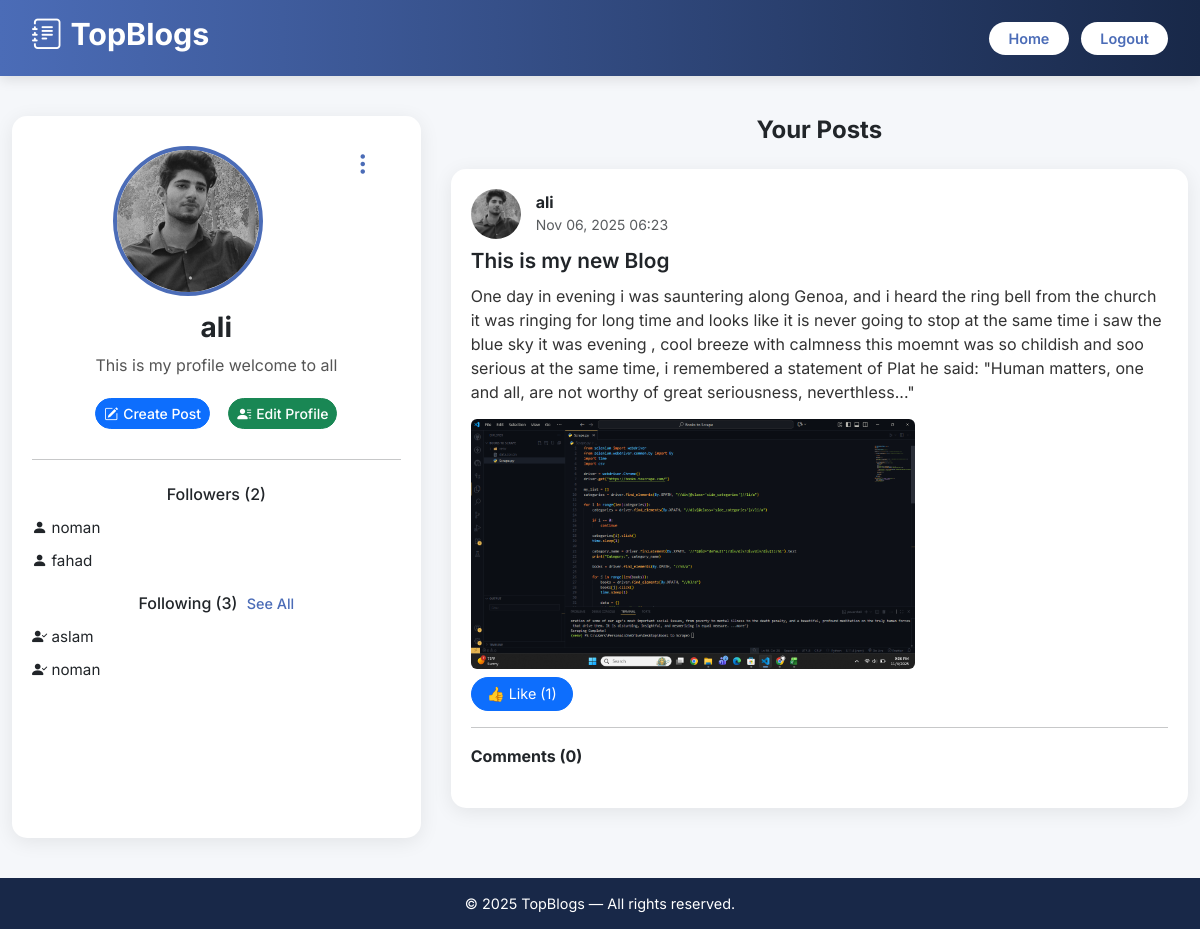
The app's page /profile/ (signed in) with its own data.
### BlogApp/models.py (models this page shows, shortened)
class Profile(models.Model):
    user = models.OneToOneField(User, on_delete=models.CASCADE)
    image = models.ImageField(upload_to="profile_images/", default="default.png", blank=True)
    bio = models.TextField(blank=True, null=True)

class Follow(models.Model):
    follower = models.ForeignKey(User, on_delete=models.CASCADE, related_name="following")
    following = models.ForeignKey(User, on_delete=models.CASCADE, related_name="followers")
    created_at = models.DateTimeField(auto_now_add=True)
    class Meta:
        unique_together = ("follower", "following")

class Post(models.Model):
    author = models.ForeignKey(User, on_delete=models.CASCADE, related_name="posts")
    image = models.ImageField(upload_to="posts/", blank=True, null=True)
    text = models.TextField(blank=True)
    title=models.TextField(null=False, blank=False)
    created_at = models.DateTimeField(auto_now_add=True)

### BlogApp/views.py (the view)
# urls.py: path('profile/',ProfileView.as_view(), name='profile'),
class ProfileView(LoginRequiredMixin, View):
    def get(self, request):
        profile, created = Profile.objects.get_or_create(user=request.user)
        posts = Post.objects.filter(author=request.user).order_by("-created_at").prefetch_related('likes', 'comments')
        liked_post_ids = Like.objects.filter(user=request.user).values_list('post_id', flat=True)
        followers = Follow.objects.filter(following=request.user).select_related('follower')
        following = Follow.objects.filter(follower=request.user).select_related('following')
        context = {
            "profile": profile,
            "posts": posts,
            "liked_post_ids": liked_post_ids,
            "followers": followers,
            "following": following,
        }
        return render(request, "profile.html", context)

### BlogApp/templates/profile.html (shortened to what this page needs)
{% load static %}
<!DOCTYPE html>
<html lang="en">
<head>
  <link href="https://cdn.jsdelivr.net/npm/bootstrap@5.3.3/dist/css/bootstrap.min.css" rel="stylesheet">
  <link href="https://cdn.jsdelivr.net/npm/bootstrap-icons@1.11.1/font/bootstrap-icons.css" rel="stylesheet">
</head>
<body>
<header>
  <h1><i class="bi bi-journal-text"></i> TopBlogs</h1>
  <div>
    <a href="{% url 'home' %}" class="logout-btn me-2">Home</a>
    {% if user.is_authenticated %}
      <a href="{% url 'logout' %}" class="logout-btn">Logout</a>
    {% else %}
      <a href="{% url 'login' %}" class="logout-btn">Login</a>
    {% endif %}
  </div>
</header>
<div class="content-wrapper container">
  <div class="profile-card">
    <div class="menu-wrapper">
      <button class="menu-btn"><i class="bi bi-three-dots-vertical"></i></button>
    </div>
    {% if profile.image %}
      <img src="{{ profile.image.url }}" alt="Profile Image">
    {% else %}
      <img src="{% static 'default.png' %}" alt="Profile Image">
    {% endif %}
    <h3>{{ request.user.username }}</h3>
    <p>{% if profile.bio %}{{ profile.bio }}{% else %}This user has not added a bio yet.{% endif %}</p>
    <div class="d-flex justify-content-center flex-wrap gap-2 mb-3">
      <a href="{% url 'create_post' %}" class="btn btn-primary btn-sm"><i class="bi bi-pencil-square"></i> Create Post</a>
      <a href="{% url 'edit_profile' %}" class="btn btn-success btn-sm"><i class="bi bi-person-lines-fill"></i> Edit Profile</a>
    </div>
    <hr>
    <h6>Followers ({{ followers.count }}) {% if followers.count > 2 %}<span class="see-all-link" data-type="followers">See All</span>{% endif %}</h6>
    <ul id="followers-list">
      {% for f in followers|slice:":2" %}<li><i class="bi bi-person-fill"></i> {{ f.follower.username }}</li>{% endfor %}
    </ul>
    <h6>Following ({{ following.count }}) {% if following.count > 2 %}<span class="see-all-link" data-type="following">See All</span>{% endif %}</h6>
    <ul id="following-list">
      {% for f in following|slice:":2" %}<li><i class="bi bi-person-check-fill"></i> {{ f.following.username }}</li>{% endfor %}
    </ul>
  </div>
  <div class="posts-section">
    <h4 class="fw-bold text-center mb-4">Your Posts</h4>
    {% if posts %}
      {% for post in posts %}
        <div class="post-card">
          <div class="post-author">
            {% if profile.image %}<img src="{{ profile.image.url }}" alt="Profile">{% else %}<img src="{% static 'default.png' %}" alt="Profile">{% endif %}
            <div>
              <h6 class="fw-bold mb-0">{{ post.author.username }}</h6>
              <small class="text-muted">{{ post.created_at|date:"M d, Y H:i" }}</small>
            </div>
          </div>
          <h5 class="post-title">{{ post.title }}</h5>
          <p class="post-text">{{ post.text }}</p>
          {% if post.image %}<img src="{{ post.image.url }}" class="img-fluid rounded mb-2" style="max-height:250px; object-fit:cover;">{% endif %}
          <div class="mb-2">
            <button class="btn {% if post.id in liked_post_ids %}btn-primary{% else %}btn-outline-primary{% endif %} btn-sm like-btn" data-post="{{ post.id }}">
              👍 Like (<span class="like-count">{{ post.likes.count }}</span>)
            </button>
          </div>
          <hr>
          <p class="fw-bold mb-2">Comments ({{ post.comments.count }})</p>
        </div>
      {% endfor %}
    {% else %}
      <p class="text-center text-muted">You haven’t posted anything yet.</p>
    {% endif %}
  </div>
</div>
<footer>
  &copy; 2025 TopBlogs — All rights reserved.
</footer>
</body>
</html>

### BlogApp/templates/profile.html (style rules this page uses)
body { background-color: #f5f7fa; font-family: 'Inter', sans-serif; margin: 0; padding: 0; }
header { background: linear-gradient(90deg, #4b6cb7, #182848); color: white; padding: 1rem 2rem; display: flex; justify-content: space-between; align-items: center; box-shadow: 0 4px 12px rgba(0,0,0,0.1); }
header h1 { font-size: 1.9rem; font-weight: 700; display: flex; align-items: center; gap: 0.5rem; }
.logout-btn { background-color: #fff; color: #4b6cb7; padding: 0.5rem 1.2rem; border-radius: 25px; font-weight: 600; text-decoration: none; transition: all 0.3s ease; font-size: 0.9rem; }
.content-wrapper { display: flex; gap: 30px; max-width: 1200px; margin: 40px auto; }
.menu-wrapper { position: relative; display: inline-block; float: right; margin-right: 20px; }
.menu-btn { background: none; border: none; font-size: 1.5rem; cursor: pointer; color: #4b6cb7; }
.profile-card { flex: 1; background-color: #fff; border-radius: 15px; box-shadow: 0 4px 20px rgba(0,0,0,0.08); padding: 30px 20px; text-align: center; position: relative; }
.profile-card img { width: 150px; height: 150px; border-radius: 50%; object-fit: cover; border: 4px solid #4b6cb7; transition: transform 0.3s ease; }
.profile-card h3 { margin-top: 15px; font-weight: 700; }
.profile-card p { color: #555; }
.profile-card .btn { border-radius: 25px; font-weight: 500; margin: 5px; display: flex; align-items: center; gap: 5px; }
.profile-card hr { margin: 25px 0; }
.profile-card ul { list-style: none; padding-left: 0; text-align: left; }
.profile-card ul li { padding: 5px 0; font-size: 0.95rem; }
.see-all-link { cursor: pointer; color: #4b6cb7; font-size: 0.9rem; margin-left: 5px; }
.posts-section { flex: 2; }
.post-card { background-color: #fff; border-radius: 15px; box-shadow: 0 4px 20px rgba(0,0,0,0.08); margin-bottom: 30px; overflow: hidden; padding: 20px; }
.post-author { display: flex; align-items: center; gap: 15px; margin-bottom: 10px; }
.post-author img { width: 50px; height: 50px; border-radius: 50%; object-fit: cover; }
.post-title { font-size: 1.3rem; font-weight: 600; margin-bottom: 10px; }
.post-text { font-size: 1rem; color: #333; margin-bottom: 15px; }
.like-btn { border-radius: 25px; font-size: 0.9rem; padding: 5px 15px; }
footer { background-color: #182848; color: #fff; text-align: center; padding: 15px 0; margin-top: 40px; font-size: 0.9rem; }

### records on screen
Profile: image (picture), bio "This is my profile welcome to all"
Follow: follower.username "noman"
Follow: follower.username "fahad"
Follow: following.username "aslam"
Follow: following.username "noman"
Post: image (picture), author.username "ali", created_at "Nov 06, 2025 06:23", title "This is my new Blog", text "One day in evening i was sauntering along Genoa, and i heard the ring bell from the church it was ringing for long time and looks like it is never going to stop at the same time i saw the blue sky it was evening , cool breeze with calmness this moemnt was so childish and soo serious at the same time, i remembered a statement of Plat he said: \"Human matters, one and all, are not worthy of great seriousness, neverthless...\"", likes.count "1", comments.count "0"

### other values on screen
{{ request.user.username }} "ali"
{{ followers.count }} "2"
{{ following.count }} "3"
